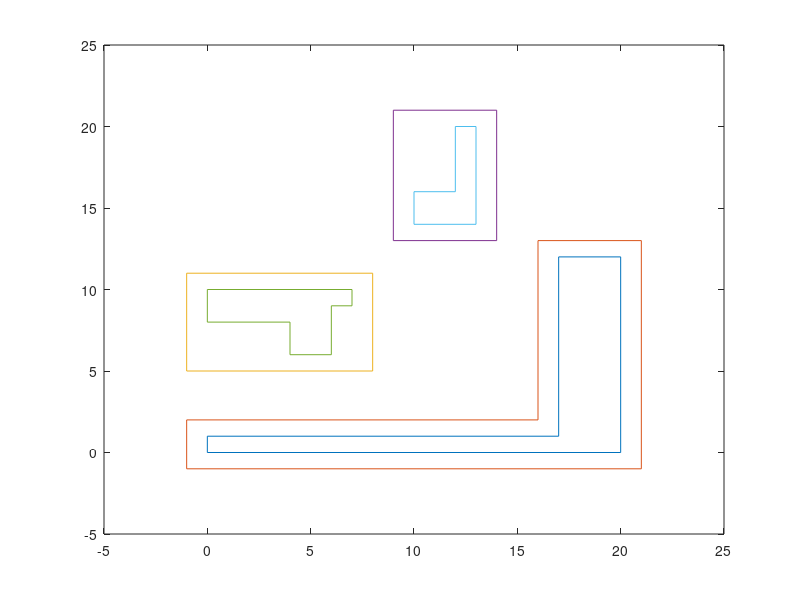

The MATLAB source for this figure: (Note: this script raises an error after producing the figure.)
clc
close all
clear
fileID = fopen('conductor1.txt','r');
[A,count1] = fscanf(fileID, '%d' )
fclose(fileID);
fileID = fopen('gauss1.txt','r');
[A1,count12] = fscanf(fileID, '%d' )
fclose(fileID);
fileID = fopen('conductor2.txt','r');
[B,count2] = fscanf(fileID, '%d' )
fclose(fileID);
fileID = fopen('gauss2.txt','r');
[B1,count22] = fscanf(fileID, '%d' )
fclose(fileID);
fileID = fopen('conductor3.txt','r');
[C,count3] = fscanf(fileID, '%d' )
fclose(fileID);
fileID = fopen('gauss3.txt','r');
[C1,count33] = fscanf(fileID, '%d' )
fclose(fileID);
ep=exp(-20);
A=A';
A1=A1';
x1=[];
y1=[];
x1_g=[];
y1_g=[];
x2_g=[];
y2_g=[];
x3_g=[];
y3_g=[];
for i=1:2:count1-1 
    x1 =[x1 A(i+1)];
    y1=[y1 A(i)];
end
for i=1:2:count12-1 
    x1_g =[x1_g A1(i+1)];
    y1_g=[y1_g A1(i)];
end

for i=1:2:count22-1 
    x2_g =[x2_g B1(i+1)];
    y2_g=[y2_g B1(i)];
end
for i=1:2:count33-1 
    x3_g =[x3_g C1(i+1)];
    y3_g=[y3_g C1(i)];
end
plot (x1,y1);
hold on
plot (x1_g,y1_g);
hold on
plot (x2_g,y2_g);
hold on
plot (x3_g,y3_g);

B=B';
x2=[];
y2=[];

for i=1:2:count2-1 
    x2 =[x2 B(i+1)];
    y2=[y2 B(i)];
end
hold on
plot (x2,y2);
C=C';
x3=[];
y3=[];

for i=1:2:count3-1 
    x3 =[x3 C(i+1)];
    y3=[y3 C(i)];
end


hold on
plot (x3,y3);

l1= length (x1_g);
l2= length (x2_g);
l3= length (x3_g);


per1 = perimeter(x1_g,y1_g);
per2=perimeter(x2_g,y2_g);
per3=perimeter(x3_g,y3_g);
E=8.85*(10^-12);
k=1;
P22=0;
P21=0;
P23=0;
N2=0;
c22=[];
c21=[];
c23=[];
l=1
m=1;
i=1;
tol=0.001;
while k<50
[p,p1,ra]=create_random_gauss(l2,x2_g,y2_g,tol);
[P,con1,con2,con3]=random_wlk(per2,x1,x2,x3,y1,y2,y3,E,ep,p,p1,tol)
if con1
    l=l+1;
    P21=P21+P;
    N2=N2+1;
        c21(l)=P21/N2

end
if con2
    m=m+1;
    P22=P22+P;
    N2=N2+1;
    c22(m)=P22/N2;

end
if con3
    i=i+1;
    P23=P23+P;
    N2=N2+1;
    c23(i)=P23/N2;
end
k=k+1;
end

function [P,con1,con2,con3]=random_wlk(per,x1,x2,x3,y1,y2,y3,E,ep,p,p1,tol)
l1c= length (x1);
l2c= length (x2);
l3c= length (x3);
P=per*E;
min_distance=min_dist(x1,x2,x3,y1,y2,y3,p,p1);
[r,s]=create_rect(min_distance,p);
P=P*s;
[p,p1,ra]=create_random_gauss(5,r(:,1),r(:,2),tol);
min_distance=min_dist(x1,x2,x3,y1,y2,y3,p,p1);

 while (min_distance<0.01)
      [p,p1,ra]=create_random_gauss(5,r(:,1),r(:,2),tol);
      min_distance=min_dist(x1,x2,x3,y1,y2,y3,p,p1);
 end


 gax=0;
 a=abs(r(1,1)-r(2,1))
[nx,ny,x]= check(ra,p)

 for n=1:1:101
     gax=gax+ ((2*n*pi*cos((n*pi)/2)*sinh((n*pi)/2)*sin((n*pi*x)/a))/(a*a*sinh(n*pi)));
 end
 n=0;
 gay=0;
 for n=1:1:101
     gay=gay+ ((2*n*pi*sin((n*pi)/2)*cosh((n*pi)/2)*sin((n*pi*x)/a))/(a*a*sinh(n*pi)));
 end
 P=P*((-nx*gax)-(ny*gay));
 n=0;
ga=0;
k=1;
i=1;
check1=0;
  check2=0;
  check3=0;
   con1=0;
   con2=0;
   con3=0;
[r,s]=create_rect(min_distance,p);
P=P*s;
 while min_distance>ep  ;
 [p,p1,ra]=create_random_gauss(5,r(:,1),r(:,2),tol);
  min_distance=min_dist(x1,x2,x3,y1,y2,y3,p,p1);
  if(min_distance<0.01 && min_distance>ep) || (min_distance>10 );
  while (min_distance<0.01 && min_distance>ep) || (min_distance>10 ); 
      [p,p1,ra]=create_random_gauss(5,r(:,1),r(:,2),tol);
      min_distance=min_dist(x1,x2,x3,y1,y2,y3,p,p1);
  end
  end
  
   [nx,ny,x]=check(ra,p);
   a=abs(r(1,1)-r(2,1))
  for n=1:1:101
     ga=ga+ ((2*sin((n*pi)/2)*sinh((n*pi)/2)*sin((n*pi*x)/a))/(a*sinh(n*pi)));
  end
  P=P*ga;
  if min_distance>ep
   [r,s]=create_rect(min_distance,p); 
   P=P*s;
  end
   k=k+1;
   
 end

 if min_distance<ep
  p(1)=round (p(1),3);
  p(2)=round (p(2),3);
    for i=1:l1c-1
        [check1(i),en]=checkPointOnSegment([x1(i) y1(i)],[x1(i+1) y1(i+1)],p);
        if check1(i)
            con1=1;
        end
    end
    for i=1:l2c-1
        [check2(i),en]=checkPointOnSegment([x2(i) y2(i)],[x2(i+1) y2(i+1)],p);
        if check2(i)
            con2=1;
        end
    end
    for i=1:l3c-1
        [check3(i),en]=checkPointOnSegment([x3(i) y3(i)],[x3(i+1) y3(i+1)],p);
    if check3(i)
            con3=1;
        end
    end
    
  end


i=1;
end

function p=perimeter(x,y)
l=length(x)
p=0;
for i=1:l-1
    p=p+abs(x(i+1)-x(i))+abs(y(i+1)-y(i))
    i
end 
end

function [checkPt, onEnd] = checkPointOnSegment(A,B,C)



checkPt = false;
onEnd = false;


AB = B - A;
AC = C - A;


if cross(AB, AC) == 0
    % calculate the dotproduct of (AB, AC) and (AB, AB) to see point is now
    % on the segment
    dotAB = dot(AB, AB);
    dotAC = dot(AB, AC);
    % on end points of segment
    if dotAC == 0 || dotAC == dotAB
        onEnd = true;
        checkPt = true;
    % on segment
    elseif dotAC > 0 && dotAC < dotAB
        checkPt = true;
    end
end
end
function z = cross(a, b)
    z = a(1)*b(2) - a(2)*b(1);
end


 
 function [squart,s]=create_rect(min_distance,p) 
       width = min_distance; % whatever
height = min_distance; % whatever...
xCenter = p(1); % Wherever...
yCenter = p(2); % Wherever...
xLeft = xCenter - width;
yBottom = yCenter - height;
r=rectangle('Position', [xLeft, yBottom, width*2, height*2], 'EdgeColor', 'b');
squart(1,:)=[xLeft yBottom];
squart(2,:)=[xLeft+width*2 yBottom];
squart(3,:)=[xLeft yBottom+width*2];
squart(4,:)=[xLeft+width*2 yBottom+width*2];
squart(5,:)=[xLeft yBottom];
s= 2*abs(squart(1,1)-squart(2,1))+2*abs(squart(1,2)-squart(3,2))
grid on;
 end
 
 function [nx,ny,x]=check(ra,p)
  if ra==1
     nx=-1;
     ny=0;
     x=p(1);
 end
  if ra==2
     nx=0;
     ny=1;
      x=p(2);
     
  end
      if ra==3
     nx=1;
     ny=0;
      x=p(1);
      end
      if ra==4
     nx=0;
     ny=-1;
     x=p(2);
      end
     if ra==5
        nx=1;
        ny=0;
         x=p(1);
     end
 end
 
 function min_distance=min_dist(x1,x2,x3,y1,y2,y3,p,p1)
      l1= length (x1);
      l2= length (x2);
      l3= length (x3);
   
      z1=0;
      z2=0;
      z3=0;
      for i=1:l1-1
       z1=[0 z1];
      end
      for i=1:l2-1
       z2=[0 z2];
      end
      for i=1:l3-1
       z3=[0 z3];
      end
      
           q1 =[x1', y1'
                x2',y2'
                x3',y3'
                ];
            q2 =[x1', y1',z1'
                x2',y2',z2'
                x3',y3',z3'
                ];
          
          for i=1:l1-1
           [distance(i),vert(i)] = point_to_line_seg(p,q1(i,:), q1(i+1,:));
           distance1(i) = point_to_line(p1,q2(i,:), q2(i+1,:));
          end 
          for i=l1+1:l2+l1-1
           [distance(i-1),vert(i-1)] = point_to_line_seg(p,q1(i,:), q1(i+1,:));
           distance1(i-1) = point_to_line(p1,q2(i,:), q2(i+1,:));
          end 
          for i=l2+l1+1:l3+l1+l2-1
           [distance(i-2),vert(i-2)] = point_to_line_seg(p,q1(i,:), q1(i+1,:));
           distance1(i-2) = point_to_line(p1,q2(i,:), q2(i+1,:));
          end 
          
           j=1;
           
          flag=0;
       for i=1:l1+l2+l3-3
           if vert(i)>=0
              dist(j)=distance(i);
              j=j+1;
              flag=1;
           end
       end
       if flag
            min_distance=min(dist);
       end
       
      
       
       
       for i=1:l1-1
           if distance1(i)>distance1(i+1)
               dst(i)=distance1(i);
           else
               dst (i)=distance1(i+1);
           end
           if distance1(l1-1)>distance1(1)
               dst(l1-1)=distance1(l1-1);
           else 
               dst(l1-1)=distance1(1);
           end
       end
       for i=l1+1:l1+l2-1
           if distance1(i-1)>distance1(i)
               dst(i-1)=distance1(i-1);
           else
               dst (i-1)=distance1(i);
           end
           if distance1(l1+l2-2)>distance1(l1)
               dst(l1+l2-2)=distance1(l1+l2-2);
           else 
               dst(l1+l2-2)=distance1(l1);
           end
       end
           for i=l1+l2:l1+l2+l3-3
           if distance1(i-1)>distance1(i)
               dst(i-1)=distance1(i-1);
           else
               dst (i-1)=distance1(i);
           end
           if distance1(l1+l2+l3-3)>distance1(l1+l2-1)
               dst(l1+l2+l3-3)=distance1(l1+l2+l3-3);
           else 
               dst(l1+l2+l3-3)=distance1(l1+l2-1);
           end
           end
            min_dst=min(dst);
            
            if flag
            min_distance=min (min_dst,min_distance);
            else 
                min_distance=min_dst;
                flag=0;
            end
 end
function d = point_to_line(pt, v1, v2)
      a = v1 - v2;
      b = pt - v2;
      d = norm(cross(a,b)) / norm(a);
end
function [dist,vert] = point_to_line_seg(x, a, b)
d_ab = norm(a-b);
d_ax = norm(a-x);
d_bx = norm(b-x);
vert=dot(a-b,x-b)*dot(b-a,x-a);
if dot(a-b,x-b)*dot(b-a,x-a)>=0
    A = [a,1;b,1;x,1];
    dist = abs(det(A))/d_ab;        
else
    dist = min(d_ax, d_bx);
end         
end

function [p,p1,ra]=create_random_gauss(l,x1_g,y1_g,tol)

ra=randi (l);

random1=[x1_g(ra) y1_g(ra)];
if ra==l
random1n=[x1_g(2) y1_g(2)];
else 
    random1n=[x1_g(ra+1) y1_g(ra+1)];
end

if random1(1)==random1n(1)
    if random1(2)<random1n(2)
        p(1)=random1(1);
        a = random1(2);
b = random1n(2);
p(2)= (b-a)*rand(1) + a;
        
    else
         p(1)=random1(1)
   b = random1(2);
a = random1n(2);
p(2)= (b-a)*rand(1) + a;
    end
else
    if random1(1)<random1n(1)
        a = random1(1);
b = random1n(1);
p(1)= (b-a)*rand(1) + a;
        p(2)=random1(2);
    else 
   b = random1(1);
a = random1n(1);
p(1)= (b-a)*rand(1) + a;
    p(2)=random1(2);
    end
end
%for i=1:l-1
 %  if p(1)==x1_g(i) && p(2)==y1_g(i)
  %      if x1_g(i)<x1_g(i+1)
   %     p(1)==p(1)+tol;
    %    end
    %end
%end
plot (p(1),p(2),'*')
p1=[p(1) p(2) 0];
end